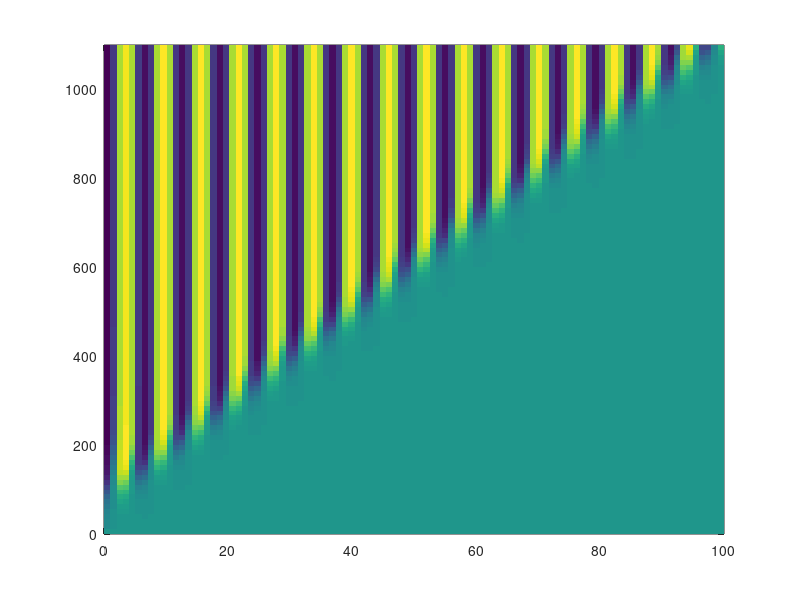

The MATLAB script that drew this image: (Note: this script raises an error after producing the figure.)
% model parameters
a = .5;
kappa = .1;
gamma = 1;

% similation parameters
dt = .1; T = 1100;
dx = 1;
numsteps = T/dt;
N = 100;

% initial conditions
C0 = zeros(N,1);
E0 = a*ones(N,1); E0(1,1) = E0(1,1) + .01;

% initialize the matrices
C = zeros(N,numsteps); E = zeros(N,numsteps);
C(:,1) = C0; E(:,1) = E0;

% construct calculation matrix
uDiag = [0; ones(N-1,1)];
cDiag = [-1;-2*ones(N-2,1);-1];
lDiag = [ones(N-1,1); 0];
B = [uDiag, cDiag, lDiag];
d = [1; 0; -1];
L = spdiags(B, d, N, N)*dt/(2*dx^2);

[L_C, U_C, ~] = lu(speye(N)-L);
[L_E, U_E, ~] = lu(speye(N)-kappa*L);

%Explicit Euler Method
for i=2:numsteps
    % domain interior
    f = E(:,i-1).*(1-E(:,i-1)).*(E(:,i-1)-a)+gamma*C(:,i-1);
    C(:,i) = U_C\(L_C\(C(:,i-1)-f*dt));
    E(:,i) = U_E\(L_E\(E(:,i-1)+f*dt));
end

figure
pcolor(linspace(0,dx*N,N),linspace(0,dt*numsteps,100),C(:,1:floor(end/100):end)')
shading flat
drawnow
    
animate(C,E,dx)